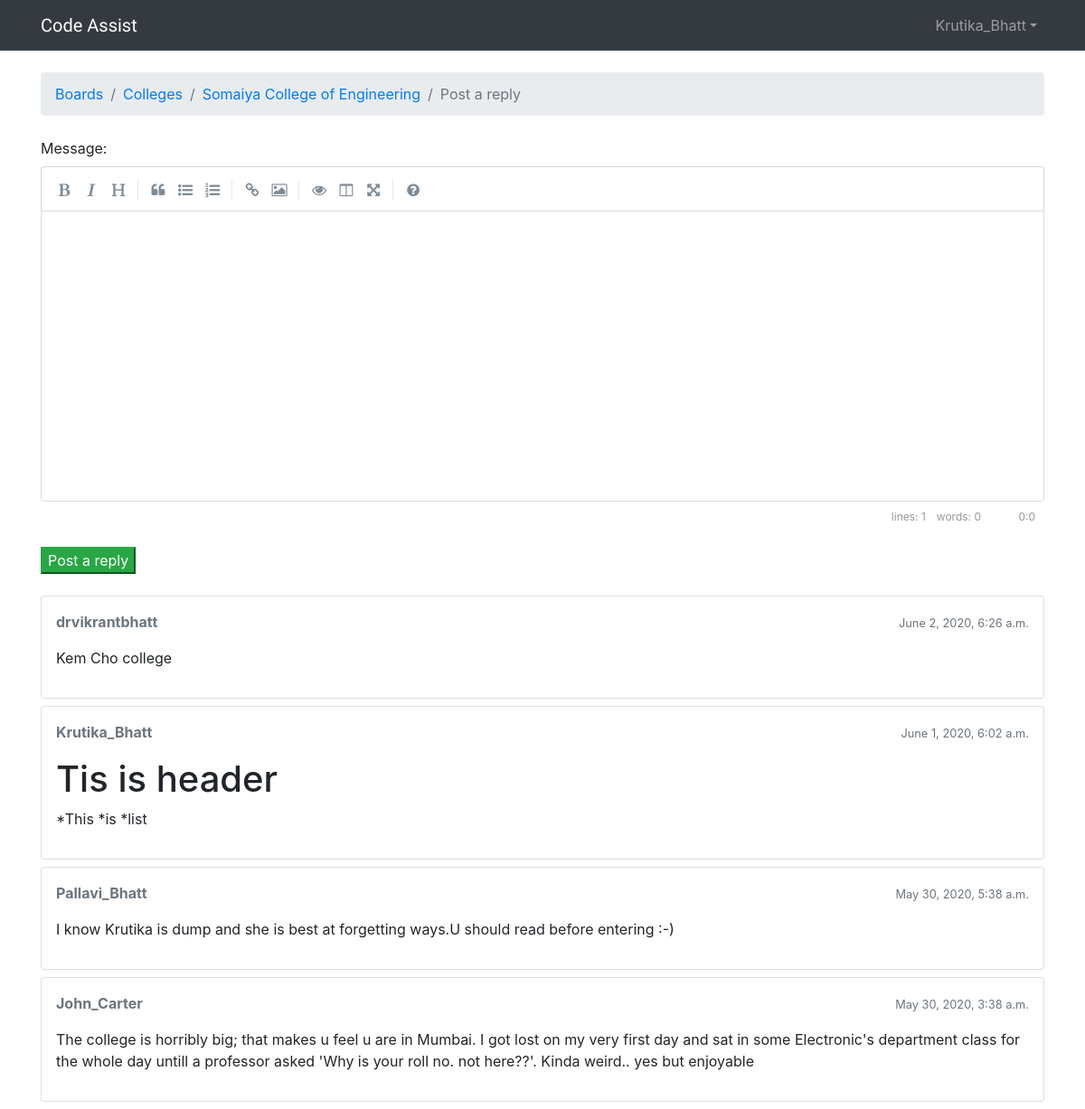
/boards/3/topics/4/reply/ (signed in), run on an earlier commit of the app's database.
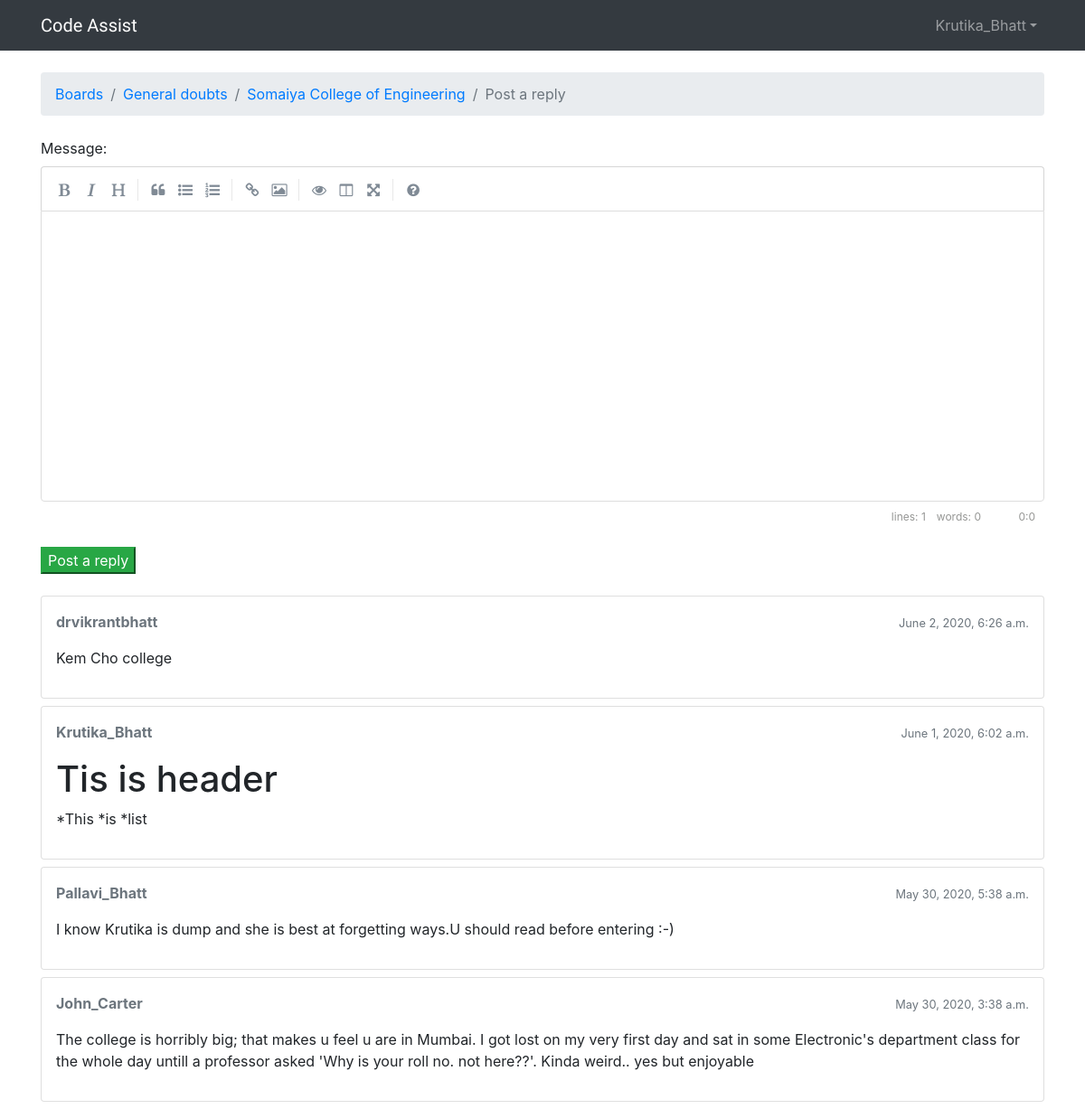
And on a later commit of the database.
### boards/models.py (models this page shows, shortened)
class Topic(models.Model):
    subject = models.CharField(max_length=255)
    last_updated = models.DateTimeField(auto_now_add=True)
    board = models.ForeignKey(Board,models.CASCADE, related_name='topics')
    starter = models.ForeignKey(User,models.CASCADE, related_name='topics')
    views = models.PositiveIntegerField(default=0)
    def get_last_ten_posts(self):
        return self.posts.order_by('-created_at')[:10]

class Board(models.Model):
    name = models.CharField(max_length=30, unique=True)
    description = models.CharField(max_length=100)

### boards/views.py (the view)
# urls.py: url(r'^boards/(?P<pk>\d+)/topics/(?P<topic_pk>\d+)/reply/$', views.reply_topic, name='reply_topic'),
@login_required
def reply_topic(request, pk, topic_pk):
    topic = get_object_or_404(Topic, board__pk=pk, pk=topic_pk)
    if request.method == 'POST':
        form = PostForm(request.POST)
        if form.is_valid():
            post = form.save(commit=False)
            post.topic = topic
            post.created_by = request.user
            post.save()
            topic.last_updated = timezone.now()
            topic.save()
            topic_url = reverse('topic_posts', kwargs={'pk': pk, 'topic_pk': topic_pk})
            topic_post_url = '{url}?page={page}#{id}'.format(
                url=topic_url,
                id=post.pk,
                page=topic.get_page_count()
            )
            return redirect(topic_post_url)
    else:
        form = PostForm()
    return render(request, 'reply_topic.html', {'topic': topic, 'form': form})

### boards/models.py (called while the page is built)
    def get_message_as_markdown(self):
        return mark_safe(markdown(self.message, safe_mode='escape'))

### boards/templatetags/form_tags.py (called while the page is built)
@register.filter
def input_class(bound_field):
	css_class=''
	if bound_field.form.is_bound:
		if bound_field.errors:
			css_class='is-invalid'
		elif field_type(bound_field) !='PasswordInput':
			css_class='is-valid'
	return 'form-control {}'.format(css_class)

### Template/reply_topic.html (shortened to what this page needs)
{% extends 'base.html' %}
{% load static %}
{% block stylesheet %}
  <link rel="stylesheet" href="{% static 'css/simplemde.min.css' %}">
{% endblock %}
{% block breadcrumb %}
 <li class="breadcrumb-item"><a href="{% url 'home' %}">Boards</a></li>
 <li class="breadcrumb-item"><a href="{% url 'board_topics' topic.board.pk %}">{{topic.board.name}}</a></li>
 <li class="breadcrumb-item"><a href="{% url 'topic_posts' topic.board.pk topic.pk %}">{{topic.subject}}</a></li>
 <li class="breadcrumb-item active">Post a reply</li>
{% endblock %}
{% block content %}
  <form method="post" class="mb-4">
  	{% include 'include/form.html' %}
  	 <button type="submit" class="byn btn-success" >Post a reply</button>
  	</form>
  	{% for post in topic.get_last_ten_posts %}
  	  <div class="card mb-2">
  	  	<div class="card-body p-3">
  	  		<div class="row mb-3">
  	  			<div class="col-6">
  	  				<strong class="text-muted">{{post.created_by.username}}</strong>
  	  			</div>
  	  			<div class="col-6 text-right">
  	  				<small class="text-muted">{{post.created_at}}</small>
  	  			</div>
  	  		</div>
  	  		{{post.get_message_as_markdown}}
  	  	</div>
  	  </div>
  	{% endfor %}
{% endblock %}

What changed in the data, as far as the page shows it:
changed Topic "Somaiya College of Engineering": board.name "Colleges" → "General doubts"
